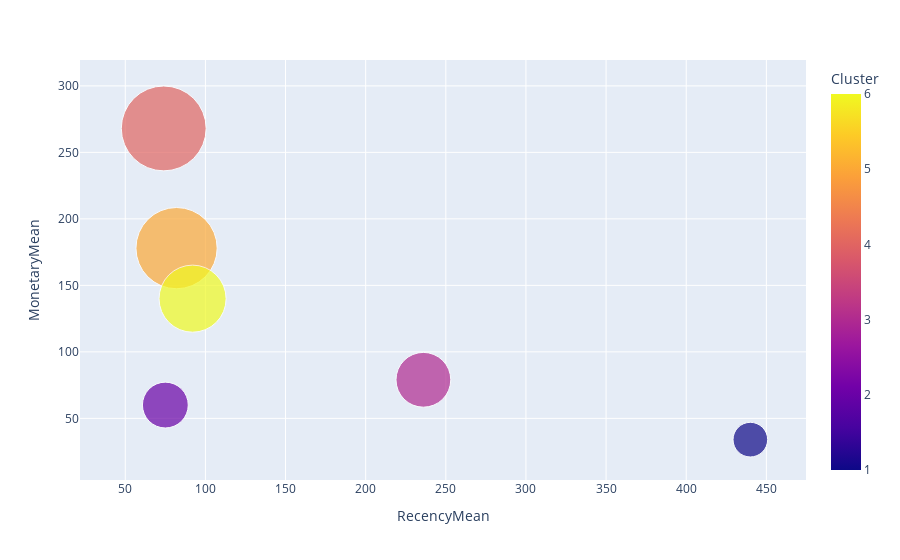

Notebook source saved alongside this figure:
### Code cell
import plotly.express as px

fig = px.scatter(rfm_agg, x="RecencyMean", y="MonetaryMean", size="FrequencyMean", color="Cluster",
           hover_name="Cluster", size_max = 60) 
fig.show()

### Figure 1 — Plotly figure (JSON) as saved in the notebook; plotly's stock layout.template omitted (floating-point values rounded to 4 significant figures)
{"data": [{"hovertemplate": "<b>%{hovertext}</b><br><br>RecencyMean=%{x}<br>MonetaryMean=%{y}<br>FrequencyMean=%{marker.size}<br>Cluster=%{marker.color}<extra></extra>", "hovertext": [1, 2, 3, 4, 5, 6], "legendgroup": "", "marker": {"color": [1, 2, 3, 4, 5, 6], "coloraxis": "coloraxis", "size": [4, 7, 10, 24, 22, 15], "sizemode": "area", "sizeref": 0.006667, "symbol": "circle"}, "mode": "markers", "name": "", "orientation": "v", "showlegend": false, "type": "scatter", "x": [440, 75, 236, 74, 82, 92], "xaxis": "x", "y": [34, 60, 79, 268, 178, 140], "yaxis": "y"}], "layout": {"coloraxis": {"colorbar": {"title": {"text": "Cluster"}}, "colorscale": [[0, "#0d0887"], [0.1111, "#46039f"], [0.2222, "#7201a8"], [0.3333, "#9c179e"], [0.4444, "#bd3786"], [0.5556, "#d8576b"], [0.6667, "#ed7953"], [0.7778, "#fb9f3a"], [0.8889, "#fdca26"], [1, "#f0f921"]]}, "legend": {"itemsizing": "constant", "tracegroupgap": 0}, "margin": {"t": 60}, "xaxis": {"anchor": "y", "domain": [0, 1], "title": {"text": "RecencyMean"}}, "yaxis": {"anchor": "x", "domain": [0, 1], "title": {"text": "MonetaryMean"}}}}
